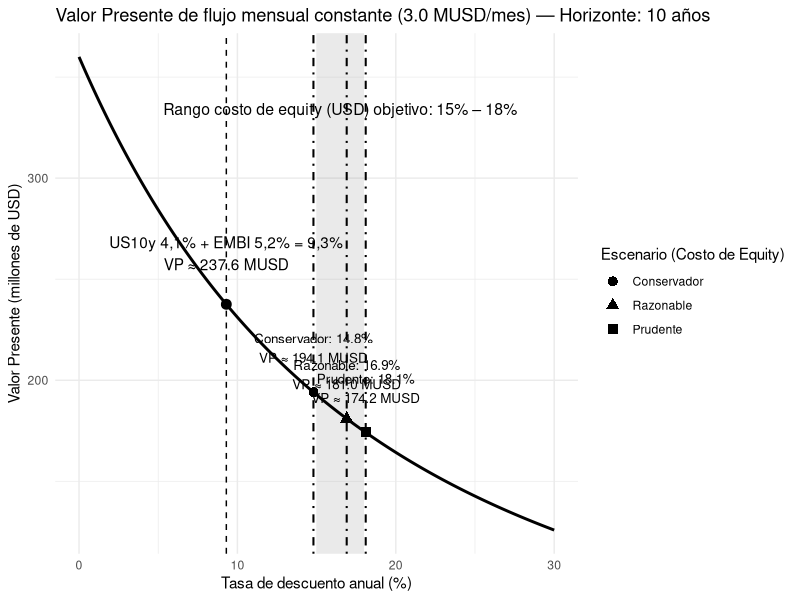

This chart was generated by the following R code:
# ============================
# VP de flujo MENSUAL con tasa ANUAL
# (curva + punto EMBI+US10Y + rango Costo de Equity: conservador/razonable/prudente)
# ============================

library(ggplot2)

# ----------------------------
# Parámetros del problema
# ----------------------------
cf_mensual_usd <- 3e6      # 3 millones USD por mes
horizonte_anios <- 10      # <-- Cambiá esto si querés otro horizonte
n_meses <- horizonte_anios * 12

# ----------------------------
# Base macro (punto soberano: US10y + EMBI)
# ----------------------------
us10y <- 0.041
embi_spread <- 0.052
tasa_objetivo_anual <- us10y + embi_spread  # 0.093 (9,3%)

# ----------------------------
# Rango costo de equity (USD) a resaltar
# ----------------------------
tasa_eq_conservador <- 0.148   # ~14,8% (CAPM adj simple; beta=1; CRP=EMBI)
tasa_eq_razonable   <- 0.169   # ~16,9% (beta=1,2; CRP ajustado ~6,2%)
tasa_eq_prudente    <- 0.181   # ~18,1% (beta=1,3; CRP ajustado ~6,8%)

rango_eq_min <- 0.15
rango_eq_max <- 0.18

# ----------------------------
# Grilla de tasas ANUALES para graficar
# ----------------------------
tasas_anuales <- seq(0.00, 0.30, by = 0.001)   # 0% a 30% anual

# ----------------------------
# >>> AJUSTE CLAVE: tasa ANUAL -> tasa MENSUAL <<<
# ----------------------------
# IMPORTANTE:
# El flujo es mensual, pero la tasa es anual.
# Para descontar correctamente mes a mes, convertimos cada tasa anual (efectiva)
# a su equivalente mensual:
#   r_mensual = (1 + r_anual)^(1/12) - 1
#
# Esta línea es EXACTAMENTE donde está incorporado el ajuste:
tasas_mensuales <- (1 + tasas_anuales)^(1/12) - 1

# ----------------------------
# Cálculo de Valor Presente (VP) para una anualidad mensual
# VP = CF * [1 - (1+r_m)^(-n)] / r_m
# (tratamos el caso r_m = 0 para evitar división por cero)
# ----------------------------
vp_usd <- ifelse(
  tasas_mensuales == 0,
  cf_mensual_usd * n_meses,
  cf_mensual_usd * (1 - (1 + tasas_mensuales)^(-n_meses)) / tasas_mensuales
)

df <- data.frame(
  tasa_anual = tasas_anuales,
  vp_musd = vp_usd / 1e6
)

# ----------------------------
# Función auxiliar para VP dado r_anual
# ----------------------------
vp_musd_desde_tasa <- function(r_anual) {
  r_m <- (1 + r_anual)^(1/12) - 1
  vp <- if (r_m == 0) cf_mensual_usd * n_meses else cf_mensual_usd * (1 - (1 + r_m)^(-n_meses)) / r_m
  vp / 1e6
}

# ----------------------------
# Punto soberano (EMBI + US10y)
# ----------------------------
vp_obj_musd <- vp_musd_desde_tasa(tasa_objetivo_anual)

df_punto <- data.frame(
  tasa_anual = tasa_objetivo_anual,
  vp_musd = vp_obj_musd
)

# ----------------------------
# Puntos: costo de equity (3 escenarios)
# ----------------------------
df_eq <- data.frame(
  escenario = factor(
    c("Conservador", "Razonable", "Prudente"),
    levels = c("Conservador", "Razonable", "Prudente")
  ),
  tasa_anual = c(tasa_eq_conservador, tasa_eq_razonable, tasa_eq_prudente),
  vp_musd = c(
    vp_musd_desde_tasa(tasa_eq_conservador),
    vp_musd_desde_tasa(tasa_eq_razonable),
    vp_musd_desde_tasa(tasa_eq_prudente)
  )
)

# Etiquetas amigables (sin depender de colores)
df_eq$label <- sprintf(
  "%s: %.1f%%\nVP ≈ %.1f MUSD",
  as.character(df_eq$escenario),
  df_eq$tasa_anual * 100,
  df_eq$vp_musd
)

# ----------------------------
# Plot
# ----------------------------
ggplot(df, aes(x = tasa_anual * 100, y = vp_musd)) +
  # Rango de costo de equity (15% a 18%)
  annotate(
    "rect",
    xmin = rango_eq_min * 100,
    xmax = rango_eq_max * 100,
    ymin = -Inf,
    ymax = Inf,
    alpha = 0.12
  ) +
  geom_line(linewidth = 1) +

  # Punto soberano (US10y + EMBI)
  geom_point(data = df_punto, aes(x = tasa_anual * 100, y = vp_musd), size = 3) +
  geom_vline(xintercept = tasa_objetivo_anual * 100, linetype = "dashed") +
  annotate(
    "text",
    x = tasa_objetivo_anual * 100,
    y = vp_obj_musd,
    label = sprintf("US10y 4,1%% + EMBI 5,2%% = 9,3%%\nVP ≈ %.1f MUSD", vp_obj_musd),
    vjust = -1,
    hjust = 0.5
  ) +

  # Líneas verticales para los 3 escenarios (costo de equity)
  geom_vline(
    data = df_eq,
    aes(xintercept = tasa_anual * 100),
    linetype = "dotdash",
    linewidth = 0.7
  ) +
  # Puntos para los 3 escenarios
  geom_point(
    data = df_eq,
    aes(x = tasa_anual * 100, y = vp_musd, shape = escenario),
    size = 3
  ) +
  # Etiquetas para los 3 escenarios (evita solapamiento básico con vjust)
  geom_text(
    data = df_eq,
    aes(x = tasa_anual * 100, y = vp_musd, label = label),
    vjust = -1,
    hjust = 0.5,
    size = 3.4
  ) +
  # Etiqueta del rango sombreado (sin depender de color)
  annotate(
    "text",
    x = ((rango_eq_min + rango_eq_max) / 2) * 100,
    y = max(df$vp_musd) * 0.92,
    label = "Rango costo de equity (USD) objetivo: 15% – 18%",
    vjust = 0,
    hjust = 0.5,
    size = 4
  ) +

  labs(
    x = "Tasa de descuento anual (%)",
    y = "Valor Presente (millones de USD)",
    title = sprintf(
      "Valor Presente de flujo mensual constante (%.1f MUSD/mes) — Horizonte: %d años",
      cf_mensual_usd / 1e6, horizonte_anios
    )
  ) +
  theme_minimal() +
  guides(shape = guide_legend(title = "Escenario (Costo de Equity)"))
